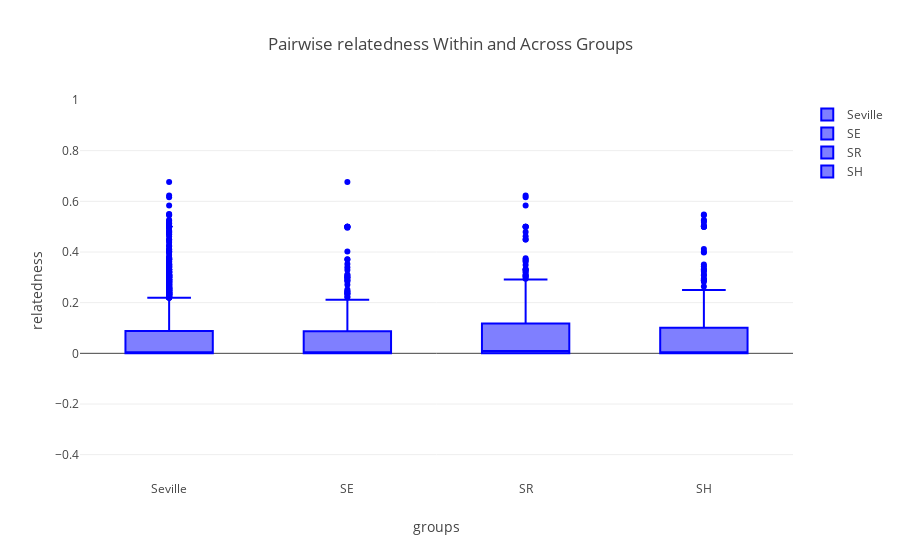

Source (notebook cell):
### Code cell
## We'll first look at the distribution of genetic distances across the colony and within roosting groups.
## First get genetic distance matrix:

fig_box_rel= []

###########################
### for Seville
Sev_sim_matrix= [[Ind_asso[y][x] for x in Seville_order] for y in Seville_order]
Sev_sim_matrix= np.array(Sev_sim_matrix)
iuSev= np.triu_indices(Sev_sim_matrix.shape[0],1)
Sev_sim_vector= Sev_sim_matrix[iuSev]

fig_box_rel.append(go.Box(
    y= Sev_sim_vector,
    name= 'Seville',
    marker= dict(
    color= 'blue'
    )
))
###########################
### SE 
SE_sim_matrix= [[Ind_asso[y][x] for x in gp_bats['SE']] for y in gp_bats['SE']]
SE_sim_matrix= np.array(SE_sim_matrix)
iuSE= np.triu_indices(SE_sim_matrix.shape[0],1)
SE_sim_vector= SE_sim_matrix[iuSE]

fig_box_rel.append(go.Box(
    y= SE_sim_vector,
    name= 'SE',
    marker= dict(
    color= 'blue'
    )
))
###########################
### SR
SR_sim_matrix= [[Ind_asso[y][x] for x in gp_bats['SR']] for y in gp_bats['SR']]
SR_sim_matrix= np.array(SR_sim_matrix)
iuSR= np.triu_indices(SR_sim_matrix.shape[0],1)
SR_sim_vector= SR_sim_matrix[iuSR]

fig_box_rel.append(go.Box(
    y= SR_sim_vector,
    name= 'SR',
    marker= dict(
    color= 'blue'
    )
))
###########################
### SH
SH_sim_matrix= [[Ind_asso[y][x] for x in gp_bats['SH']] for y in gp_bats['SH']]
SH_sim_matrix= np.array(SH_sim_matrix)
iuSH= np.triu_indices(SH_sim_matrix.shape[0],1)
SH_sim_vector= SH_sim_matrix[iuSH]

fig_box_rel.append(go.Box(
    y= SH_sim_vector,
    name= 'SH',
    marker= dict(
    color= 'blue'
    )
))
#####

layout= go.Layout(
    yaxis= dict(
        title= 'relatedness',
        range= [-.5,1]
    ),
    title= 'Pairwise relatedness Within and Across Groups',
    
    xaxis= dict(
    title= 'groups'
    )
)

fig = go.Figure(data=fig_box_rel,layout= layout)
iplot(fig)

### Figure 1 — Plotly figure (JSON) as saved in the notebook; plotly's stock layout.template omitted (floating-point values rounded to 4 significant figures; data arrays with more than 128 entries replaced by an {"elided": "..."} marker saying what was removed)
{"data": [{"marker": {"color": "blue"}, "name": "Seville", "type": "box", "y": {"elided": "3486 float values"}}, {"marker": {"color": "blue"}, "name": "SE", "type": "box", "y": {"elided": "378 float values"}}, {"marker": {"color": "blue"}, "name": "SR", "type": "box", "y": {"elided": "378 float values"}}, {"marker": {"color": "blue"}, "name": "SH", "type": "box", "y": {"elided": "378 float values"}}], "layout": {"title": "Pairwise relatedness Within and Across Groups", "xaxis": {"title": "groups"}, "yaxis": {"range": [-0.5, 1], "title": "relatedness"}}}
